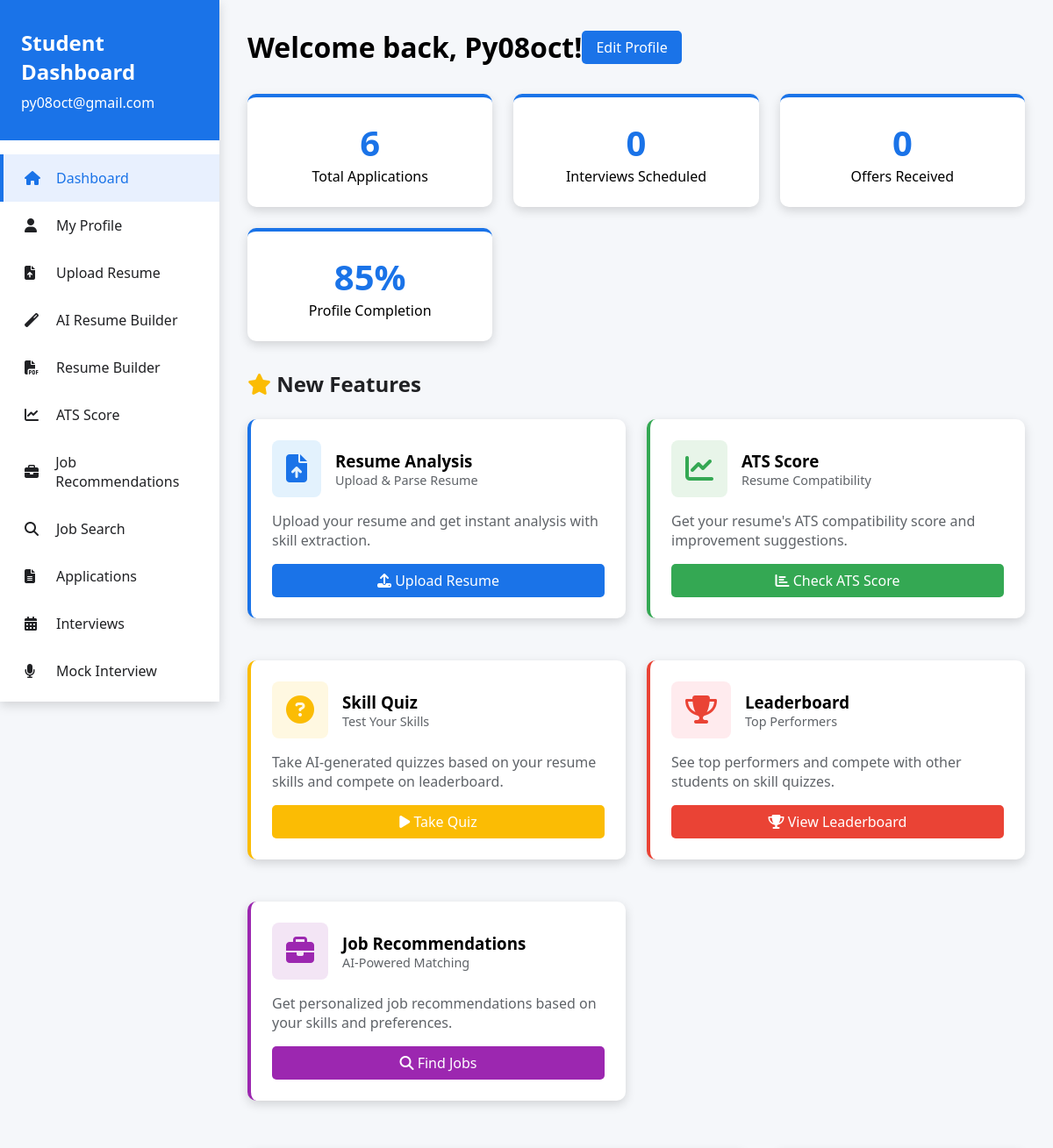
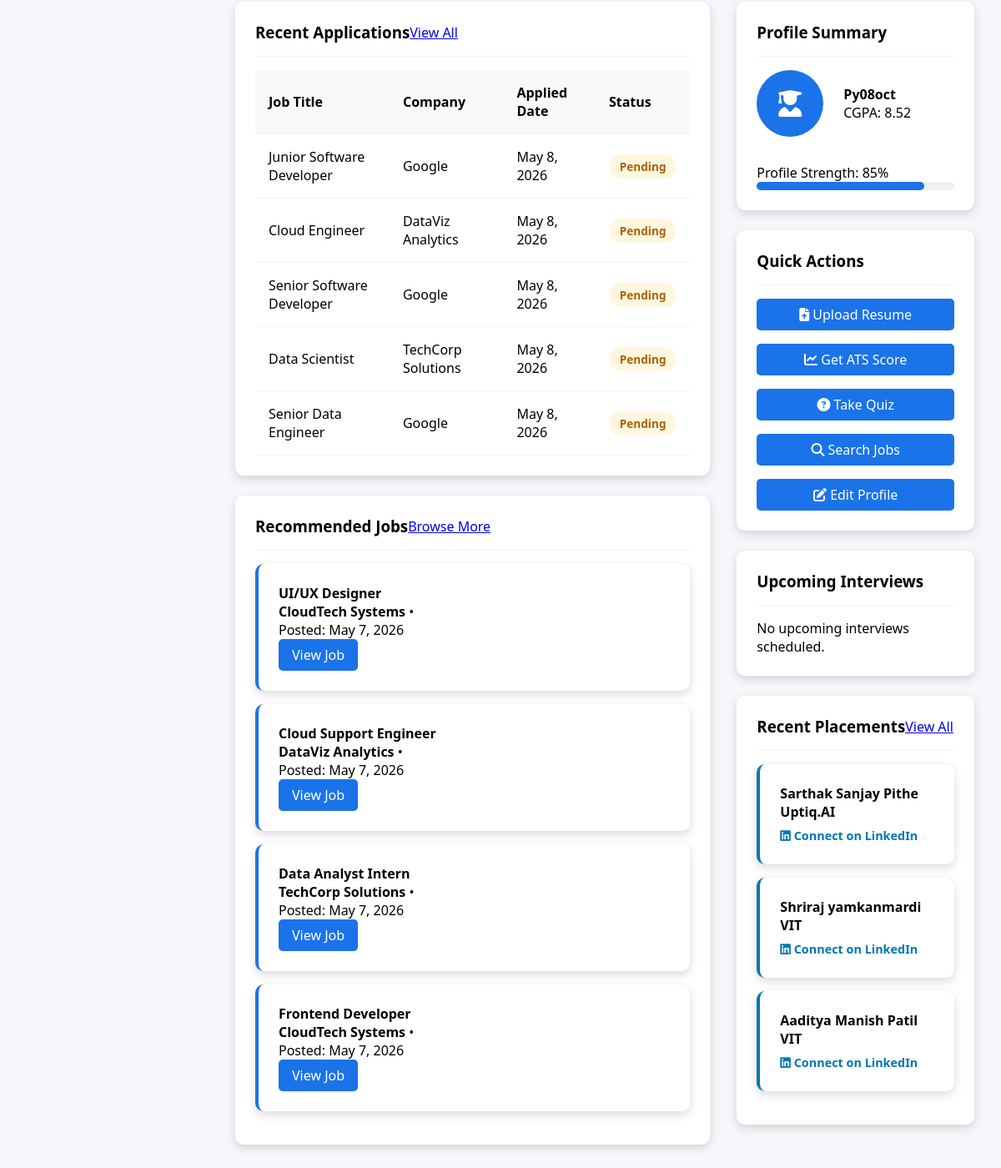
Page /student-dashboard.php (signed in) on the committed database (2 pictures, top to bottom).
### tables this page shows
CREATE TABLE `students` (
  `id` int(11) NOT NULL AUTO_INCREMENT,
  `user_id` int(11) NOT NULL,
  `name` varchar(100) NOT NULL,
  `email` varchar(100) NOT NULL,
  `course` varchar(100) DEFAULT NULL,
  `skills` text DEFAULT NULL,
  `cgpa` decimal(3,2) DEFAULT NULL,
  `address` text DEFAULT NULL,
  `experience` text DEFAULT NULL,
  `education` varchar(255) DEFAULT NULL,
  `created_at` timestamp NOT NULL DEFAULT current_timestamp(),
  PRIMARY KEY (`id`),
  KEY `idx_user_id` (`user_id`),
  KEY `idx_email` (`email`),
  CONSTRAINT `students_ibfk_1` FOREIGN KEY (`user_id`) REFERENCES `users` (`id`) ON DELETE CASCADE
);

CREATE TABLE `jobs` (
  `id` int(11) NOT NULL AUTO_INCREMENT,
  `company_id` int(11) NOT NULL,
  `title` varchar(200) NOT NULL,
  `description` text DEFAULT NULL,
  `requirements` text DEFAULT NULL,
  `required_skills` varchar(255) DEFAULT NULL,
  `location` varchar(100) DEFAULT NULL,
  `salary` varchar(50) DEFAULT NULL,
  `status` enum('active','closed') DEFAULT 'active',
  `posted_at` timestamp NOT NULL DEFAULT current_timestamp(),
  `created_at` timestamp NOT NULL DEFAULT current_timestamp(),
  PRIMARY KEY (`id`),
  KEY `idx_company_id` (`company_id`),
  KEY `idx_status` (`status`),
  KEY `idx_posted_at` (`posted_at`),
  CONSTRAINT `jobs_ibfk_1` FOREIGN KEY (`company_id`) REFERENCES `companies` (`id`) ON DELETE CASCADE
);

CREATE TABLE `companies` (
  `id` int(11) NOT NULL AUTO_INCREMENT,
  `user_id` int(11) NOT NULL,
  `name` varchar(100) NOT NULL,
  `email` varchar(100) NOT NULL,
  `industry` varchar(100) DEFAULT NULL,
  `location` varchar(100) DEFAULT NULL,
  `phone` varchar(20) DEFAULT NULL,
  `website` varchar(255) DEFAULT NULL,
  `description` text DEFAULT NULL,
  `created_at` timestamp NOT NULL DEFAULT current_timestamp(),
  PRIMARY KEY (`id`),
  KEY `idx_user_id` (`user_id`),
  CONSTRAINT `companies_ibfk_1` FOREIGN KEY (`user_id`) REFERENCES `users` (`id`) ON DELETE CASCADE
);

CREATE TABLE `applications` (
  `id` int(11) NOT NULL AUTO_INCREMENT,
  `student_id` int(11) NOT NULL,
  `job_id` int(11) NOT NULL,
  `status` enum('pending','interview','accepted','rejected') DEFAULT 'pending',
  `application_date` timestamp NOT NULL DEFAULT current_timestamp(),
  PRIMARY KEY (`id`),
  UNIQUE KEY `unique_application` (`student_id`,`job_id`),
  KEY `idx_student_id` (`student_id`),
  KEY `idx_job_id` (`job_id`),
  KEY `idx_status` (`status`),
  CONSTRAINT `applications_ibfk_1` FOREIGN KEY (`student_id`) REFERENCES `students` (`id`) ON DELETE CASCADE,
  CONSTRAINT `applications_ibfk_2` FOREIGN KEY (`job_id`) REFERENCES `jobs` (`id`) ON DELETE CASCADE
);

CREATE TABLE `alumni_placements` (
  `id` int(11) NOT NULL AUTO_INCREMENT,
  `student_name` varchar(100) NOT NULL,
  `student_email` varchar(100) DEFAULT NULL,
  `course` varchar(100) DEFAULT NULL,
  `batch_year` year(4) DEFAULT NULL,
  `company_name` varchar(200) NOT NULL,
  `job_title` varchar(200) NOT NULL,
  `salary` varchar(50) DEFAULT NULL,
  `location` varchar(100) DEFAULT NULL,
  `placement_date` date DEFAULT NULL,
  `cgpa` decimal(3,2) DEFAULT NULL,
  `skills` text DEFAULT NULL,
  `additional_info` text DEFAULT NULL,
  `created_at` timestamp NOT NULL DEFAULT current_timestamp(),
  `updated_at` timestamp NOT NULL DEFAULT current_timestamp() ON UPDATE current_timestamp(),
  PRIMARY KEY (`id`),
  KEY `idx_company` (`company_name`),
  KEY `idx_batch_year` (`batch_year`),
  KEY `idx_placement_date` (`placement_date`)
);

### student-dashboard.php (the view, shortened to what the rows shown need)
<?php
require_once 'db_connect.php';
$student_id = $_SESSION['user_id'];
$student = null;
$error_message = null;
if (!isDatabaseAvailable()) {
    $error_message = "Database connection failed: " . getDatabaseError() .
                    "<br><br><strong>Please ensure:</strong><br>" .
                    "1. XAMPP MySQL service is running<br>" .
                    "2. Database 'vishwacollab' exists in phpMyAdmin<br>" .
                    "3. MySQL server is accessible<br><br>" .
                    "<a href='init_db.php' class='btn btn-primary'>Try Database Setup</a>";
} else {
    try {
        $student_query = "SELECT * FROM students WHERE user_id = $student_id";
        $student_result = $conn->query($student_query);
        if ($student_result && $student_result->num_rows > 0) {
            $student = $student_result->fetch_assoc();
        }
    } catch (Exception $e) {
        $error_message = "Database query error: " . $e->getMessage();
    }
}
$applied_jobs = null;
$recommended_jobs = null;
if (isDatabaseAvailable() && !$error_message) {
    try {
        $applied_jobs_query = "SELECT j.*, a.application_date, a.status, c.name AS company_name
                              FROM jobs j
                              JOIN applications a ON j.id = a.job_id
                              LEFT JOIN companies c ON c.id = j.company_id
                              WHERE a.student_id = $student_id
                              ORDER BY a.application_date DESC
                              LIMIT 5";
        $applied_jobs = $conn->query($applied_jobs_query);
        $recommended_jobs_query = "SELECT j.*, c.name AS company_name FROM jobs j
                                  LEFT JOIN companies c ON c.id = j.company_id
                                  WHERE j.status = 'active' AND (j.required_skills LIKE '%" . ($student ? mysqli_real_escape_string($conn, $student['skills']) : '') . "%' OR j.required_skills IS NULL)
                                  ORDER BY j.posted_at DESC
                                  LIMIT 4";
        $recommended_jobs = $conn->query($recommended_jobs_query);
        $recent_placements = null;
        if ($conn->query("SHOW TABLES LIKE 'alumni_placements'")->num_rows > 0) {
            $placements_query = "SELECT * FROM alumni_placements ORDER BY id DESC LIMIT 3";
            $recent_placements = $conn->query($placements_query);
        }
    } catch (Exception $e) {
        $error_message = "Database query error: " . $e->getMessage();
    }
}
?>
<!DOCTYPE html>
<html lang="en">
<head>
    <link rel="stylesheet" href="https://cdnjs.cloudflare.com/ajax/libs/font-awesome/6.4.0/css/all.min.css">
</head>
<body>
    <div class="dashboard-container">
        <div class="sidebar">
            <div class="sidebar-header">
                <h2>Student Dashboard</h2>
            </div>
        </div>
        <div class="main-content">
            <div class="dashboard-header">
                <h1>Welcome back, <?php echo $student ? $student['name'] : 'Student'; ?>!</h1>
                <a href="profile.php" class="btn btn-primary">Edit Profile</a>
            </div>
            <div style="margin: 2rem 0;">
                <h2 style="margin-bottom: 1.5rem; color: var(--secondary);">
                    <i class="fas fa-star" style="color: var(--warning);"></i> New Features
                </h2>
            </div>
            <div class="dashboard-grid">
                <div>
                    <div class="card">
                        <table class="table">
                            <thead>
                                <tr>
                                    <th>Job Title</th>
                                    <th>Company</th>
                                    <th>Applied Date</th>
                                    <th>Status</th>
                                </tr>
                            </thead>
                            <tbody>
                                <?php while($job = $applied_jobs->fetch_assoc()): ?>
                                <tr>
                                    <td><?php echo $job['title']; ?></td>
                                    <td><?php echo $job['company_name']; ?></td>
                                    <td><?php echo date('M j, Y', strtotime($job['application_date'])); ?></td>
                                    <td><span class="status-badge status-<?php echo $job['status']; ?>"><?php echo ucfirst($job['status']); ?></span></td>
                                </tr>
                                <?php endwhile; ?>
                            </tbody>
                        </table>
                    </div>
                    <div class="card">
                        <?php while($job = $recommended_jobs->fetch_assoc()): ?>
                        <div class="job-card">
                            <h4><?php echo $job['title']; ?></h4>
                            <p><strong><?php echo $job['company_name']; ?></strong> • <?php echo $job['required_skills']; ?></p>
                            <p class="small">Posted: <?php echo date('M j, Y', strtotime($job['posted_at'])); ?></p>
                            <a href="job_details.php?id=<?php echo $job['id']; ?>" class="btn btn-primary">View Job</a>
                        </div>
                        <?php endwhile; ?>
                    </div>
                </div>
                <div>
                    <div class="card">
                        <div class="profile-section">
                            <div>
                                <h4><?php echo $student ? $student['name'] : 'Your Name'; ?></h4>
                                <p>CGPA: <?php echo $student ? $student['cgpa'] : '0.0'; ?></p>
                            </div>
                        </div>
                    </div>
                    <?php if ($recent_placements && $recent_placements->num_rows > 0): ?>
                    <div class="card">
                        <?php while($p = $recent_placements->fetch_assoc()): ?>
                        <div class="job-card" style="border-left-color: #0077b5;">
                            <h4><?php echo htmlspecialchars($p['student_name']); ?></h4>
                            <p><strong><?php echo htmlspecialchars($p['company_name']); ?></strong></p>
                            <?php
                                $rawSkills = trim($p['skills'] ?? '');
                                $isLinkedinUrl = !empty($rawSkills) && (strpos(strtolower($rawSkills), 'linkedin.com') !== false || preg_match('~^https?://~i', $rawSkills));
                                if ($isLinkedinUrl) {
                                    $linkedin = $rawSkills;
                                    if (!preg_match('~^https?://~i', $linkedin)) {
                                        $linkedin = 'https://' . $linkedin;
                                    }
                                } else {
                                    $fullName = trim($p['student_name']);
                                    $parts = preg_split('/\s+/', $fullName);
                                    $searchName = (count($parts) >= 2) ? $parts[0] . ' ' . $parts[count($parts) - 1] : $fullName;
                                    $searchQuery = '!ducky site:linkedin.com/in ' . $searchName . ' ' . trim($p['company_name']);
                                    $linkedin = "https://duckduckgo.com/?q=" . urlencode($searchQuery);
                                }
                            ?>
                            <a href="<?php echo htmlspecialchars($linkedin); ?>" target="_blank" rel="noopener noreferrer" style="display: inline-block; margin-top: 0.5rem; color: #0077b5; text-decoration: none; font-weight: 600; font-size: 0.9rem;">
                                <i class="fab fa-linkedin"></i> Connect on LinkedIn
                            </a>
                        </div>
                        <?php endwhile; ?>
                    </div>
                    <?php endif; ?>
                </div>
            </div>
        </div>
    </div>
</body>
</html>

### rows in the picture
students: name "Py08oct", cgpa "8.52"
jobs: title "Junior Software Developer", company.name "Google", applications.application_date "May 8, 2026", applications.status "Pending"
jobs: title "Cloud Engineer", company.name "DataViz Analytics", applications.application_date "May 8, 2026", applications.status "Pending"
jobs: title "Senior Software Developer", company.name "Google", applications.application_date "May 8, 2026", applications.status "Pending"
jobs: title "Data Scientist", company.name "TechCorp Solutions", applications.application_date "May 8, 2026", applications.status "Pending"
jobs: title "Senior Data Engineer", company.name "Google", applications.application_date "May 8, 2026", applications.status "Pending"
jobs: title "UI/UX Designer", company.name "CloudTech Systems", posted_at "May 7, 2026"
jobs: title "Cloud Support Engineer", company.name "DataViz Analytics", posted_at "May 7, 2026"
jobs: title "Data Analyst Intern", company.name "TechCorp Solutions", posted_at "May 7, 2026"
jobs: title "Frontend Developer", company.name "CloudTech Systems", posted_at "May 7, 2026"
alumni_placements: student_name "Sarthak Sanjay Pithe", company_name "Uptiq.AI"
alumni_placements: student_name "Shriraj yamkanmardi", company_name "VIT"
alumni_placements: student_name "Aaditya Manish Patil", company_name "VIT"

### other values in the picture
$_SESSION['email'] "py08oct@gmail.com"
$total_applications "6"
$interviews_scheduled "0"
$offers_received "0"
